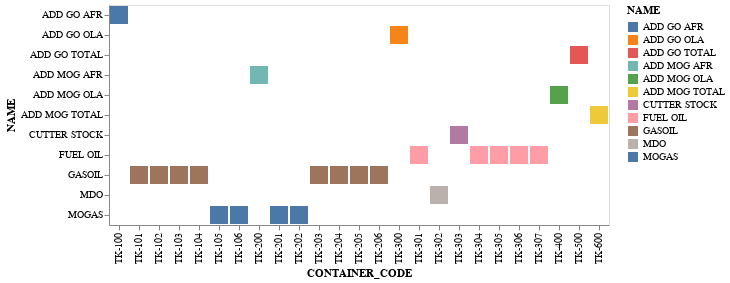

The notebook cell saved with this chart:
### Code cell
# prompt: Avec le DataFrame df1: container_code vs name

import altair as alt
chart = alt.Chart(df1).mark_bar().encode(x='CONTAINER_CODE', y='NAME', color='NAME')
chart

### Figure 1 — Vega-Lite specification as saved in the notebook (floating-point values rounded to 4 significant figures)
{"config": {"view": {"continuousWidth": 400, "continuousHeight": 300}}, "data": {"name": "data-89b2dee88c4223212000ea6105aa387c"}, "mark": "bar", "encoding": {"color": {"field": "NAME", "type": "nominal"}, "x": {"field": "CONTAINER_CODE", "type": "nominal"}, "y": {"field": "NAME", "type": "nominal"}}, "$schema": "https://vega.github.io/schema/vega-lite/v4.17.0.json", "datasets": {"data-89b2dee88c4223212000ea6105aa387c": [{"CONTAINER_CODE": "TK-100", "CONTAINER_TYPE": 1, "NAME": "ADD GO AFR"}, {"CONTAINER_CODE": "TK-101", "CONTAINER_TYPE": 1, "NAME": "GASOIL"}, {"CONTAINER_CODE": "TK-102", "CONTAINER_TYPE": 1, "NAME": "GASOIL"}, {"CONTAINER_CODE": "TK-103", "CONTAINER_TYPE": 1, "NAME": "GASOIL"}, {"CONTAINER_CODE": "TK-104", "CONTAINER_TYPE": 1, "NAME": "GASOIL"}, {"CONTAINER_CODE": "TK-105", "CONTAINER_TYPE": 1, "NAME": "MOGAS"}, {"CONTAINER_CODE": "TK-106", "CONTAINER_TYPE": 1, "NAME": "MOGAS"}, {"CONTAINER_CODE": "TK-200", "CONTAINER_TYPE": 1, "NAME": "ADD MOG AFR"}, {"CONTAINER_CODE": "TK-201", "CONTAINER_TYPE": 1, "NAME": "MOGAS"}, {"CONTAINER_CODE": "TK-202", "CONTAINER_TYPE": 1, "NAME": "MOGAS"}, {"CONTAINER_CODE": "TK-203", "CONTAINER_TYPE": 1, "NAME": "GASOIL"}, {"CONTAINER_CODE": "TK-204", "CONTAINER_TYPE": 1, "NAME": "GASOIL"}, {"CONTAINER_CODE": "TK-205", "CONTAINER_TYPE": 1, "NAME": "GASOIL"}, {"CONTAINER_CODE": "TK-206", "CONTAINER_TYPE": 1, "NAME": "GASOIL"}, {"CONTAINER_CODE": "TK-300", "CONTAINER_TYPE": 1, "NAME": "ADD GO OLA"}, {"CONTAINER_CODE": "TK-301", "CONTAINER_TYPE": 1, "NAME": "FUEL OIL"}, {"CONTAINER_CODE": "TK-302", "CONTAINER_TYPE": 1, "NAME": "MDO"}, {"CONTAINER_CODE": "TK-303", "CONTAINER_TYPE": 1, "NAME": "CUTTER STOCK"}, {"CONTAINER_CODE": "TK-304", "CONTAINER_TYPE": 1, "NAME": "FUEL OIL"}, {"CONTAINER_CODE": "TK-305", "CONTAINER_TYPE": 1, "NAME": "FUEL OIL"}, {"CONTAINER_CODE": "TK-306", "CONTAINER_TYPE": 1, "NAME": "FUEL OIL"}, {"CONTAINER_CODE": "TK-307", "CONTAINER_TYPE": 1, "NAME": "FUEL OIL"}, {"CONTAINER_CODE": "TK-400", "CONTAINER_TYPE": 1, "NAME": "ADD MOG OLA"}, {"CONTAINER_CODE": "TK-500", "CONTAINER_TYPE": 1, "NAME": "ADD GO TOTAL"}, {"CONTAINER_CODE": "TK-600", "CONTAINER_TYPE": 1, "NAME": "ADD MOG TOTAL"}]}}
